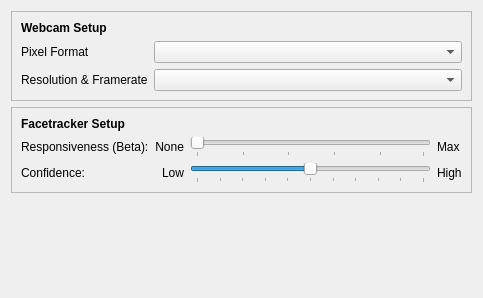
<?xml version="1.0" encoding="UTF-8"?>
<ui version="4.0">
 <class>WebcamFtSetupForm</class>
 <widget class="QWidget" name="WebcamFtSetupForm">
  <property name="geometry">
   <rect>
    <x>0</x>
    <y>0</y>
    <width>483</width>
    <height>298</height>
   </rect>
  </property>
  <property name="windowTitle">
   <string>Form</string>
  </property>
  <layout class="QVBoxLayout" name="verticalLayout_2">
   <item>
    <widget class="QFrame" name="frame">
     <property name="frameShape">
      <enum>QFrame::StyledPanel</enum>
     </property>
     <property name="frameShadow">
      <enum>QFrame::Raised</enum>
     </property>
     <layout class="QVBoxLayout" name="verticalLayout_6">
      <item>
       <widget class="QLabel" name="label_3">
        <property name="font">
         <font>
          <weight>75</weight>
          <bold>true</bold>
         </font>
        </property>
        <property name="text">
         <string>Webcam Setup</string>
        </property>
        <property name="alignment">
         <set>Qt::AlignLeading|Qt::AlignLeft|Qt::AlignVCenter</set>
        </property>
       </widget>
      </item>
      <item>
       <layout class="QGridLayout" name="gridLayout_2">
        <item row="0" column="0">
         <widget class="QLabel" name="label_61">
          <property name="sizePolicy">
           <sizepolicy hsizetype="Maximum" vsizetype="Preferred">
            <horstretch>0</horstretch>
            <verstretch>0</verstretch>
           </sizepolicy>
          </property>
          <property name="text">
           <string>Pixel Format</string>
          </property>
         </widget>
        </item>
        <item row="0" column="1">
         <widget class="QComboBox" name="WebcamFtFormats">
          <property name="sizePolicy">
           <sizepolicy hsizetype="Preferred" vsizetype="Preferred">
            <horstretch>0</horstretch>
            <verstretch>0</verstretch>
           </sizepolicy>
          </property>
         </widget>
        </item>
        <item row="1" column="0">
         <widget class="QLabel" name="label_31">
          <property name="sizePolicy">
           <sizepolicy hsizetype="Preferred" vsizetype="Preferred">
            <horstretch>0</horstretch>
            <verstretch>0</verstretch>
           </sizepolicy>
          </property>
          <property name="text">
           <string>Resolution &amp; Framerate</string>
          </property>
         </widget>
        </item>
        <item row="1" column="1">
         <widget class="QComboBox" name="WebcamFtResolutions">
          <property name="sizePolicy">
           <sizepolicy hsizetype="Preferred" vsizetype="Preferred">
            <horstretch>0</horstretch>
            <verstretch>0</verstretch>
           </sizepolicy>
          </property>
         </widget>
        </item>
       </layout>
      </item>
     </layout>
    </widget>
   </item>
   <item>
    <widget class="QFrame" name="frame_2">
     <property name="frameShape">
      <enum>QFrame::StyledPanel</enum>
     </property>
     <property name="frameShadow">
      <enum>QFrame::Raised</enum>
     </property>
     <layout class="QVBoxLayout" name="verticalLayout_5">
      <item>
       <widget class="QLabel" name="label_6">
        <property name="sizePolicy">
         <sizepolicy hsizetype="Preferred" vsizetype="Maximum">
          <horstretch>0</horstretch>
          <verstretch>0</verstretch>
         </sizepolicy>
        </property>
        <property name="font">
         <font>
          <weight>75</weight>
          <bold>true</bold>
         </font>
        </property>
        <property name="text">
         <string>Facetracker Setup</string>
        </property>
        <property name="alignment">
         <set>Qt::AlignLeading|Qt::AlignLeft|Qt::AlignVCenter</set>
        </property>
       </widget>
      </item>
      <item>
       <layout class="QGridLayout" name="gridLayout">
        <item row="0" column="0">
         <widget class="QLabel" name="label_5">
          <property name="text">
           <string>Responsiveness (Beta):</string>
          </property>
         </widget>
        </item>
        <item row="0" column="1">
         <widget class="QLabel" name="label_2">
          <property name="text">
           <string>None</string>
          </property>
          <property name="alignment">
           <set>Qt::AlignRight|Qt::AlignTrailing|Qt::AlignVCenter</set>
          </property>
         </widget>
        </item>
        <item row="0" column="2">
         <widget class="QSlider" name="ExpFilterFactor">
          <property name="orientation">
           <enum>Qt::Horizontal</enum>
          </property>
          <property name="tickPosition">
           <enum>QSlider::TicksBelow</enum>
          </property>
          <property name="tickInterval">
           <number>20</number>
          </property>
         </widget>
        </item>
        <item row="0" column="3">
         <widget class="QLabel" name="label">
          <property name="text">
           <string>Max</string>
          </property>
         </widget>
        </item>
        <item row="1" column="0">
         <widget class="QLabel" name="label_thresh">
          <property name="text">
           <string>Confidence:</string>
          </property>
         </widget>
        </item>
        <item row="1" column="1">
         <widget class="QLabel" name="label_low">
          <property name="text">
           <string>Low</string>
          </property>
          <property name="alignment">
           <set>Qt::AlignRight|Qt::AlignTrailing|Qt::AlignVCenter</set>
          </property>
         </widget>
        </item>
        <item row="1" column="2">
         <widget class="QSlider" name="ConfidenceThreshold">
          <property name="maximum">
           <number>100</number>
          </property>
          <property name="value">
           <number>50</number>
          </property>
          <property name="orientation">
           <enum>Qt::Horizontal</enum>
          </property>
          <property name="tickPosition">
           <enum>QSlider::TicksBelow</enum>
          </property>
          <property name="tickInterval">
           <number>10</number>
          </property>
         </widget>
        </item>
        <item row="1" column="3">
         <widget class="QLabel" name="label_high">
          <property name="text">
           <string>High</string>
          </property>
         </widget>
        </item>
       </layout>
      </item>
     </layout>
    </widget>
   </item>
   <item>
    <spacer name="verticalSpacer">
     <property name="orientation">
      <enum>Qt::Vertical</enum>
     </property>
     <property name="sizeHint" stdset="0">
      <size>
       <width>20</width>
       <height>40</height>
      </size>
     </property>
    </spacer>
   </item>
  </layout>
 </widget>
 <resources/>
 <connections/>
</ui>
